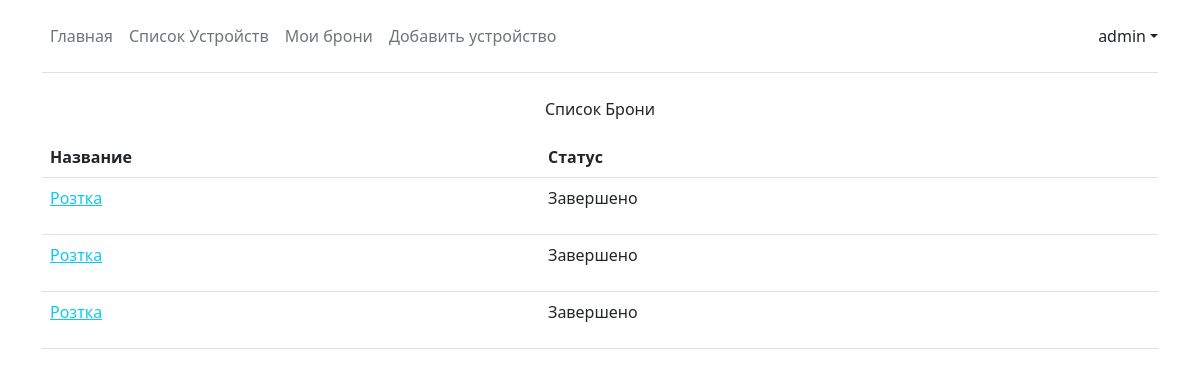
Before: /myBooking (signed in) with the older database file.
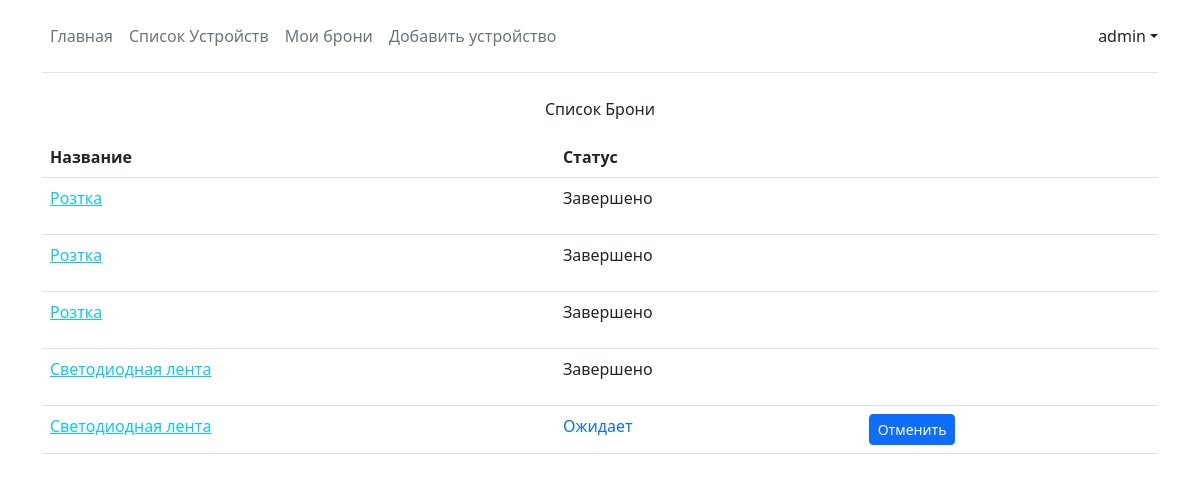
After: the same page with the newer database file.
### flaskr/data_base/models.py (models this page shows)
class Operation(db.Model):
    id = db.Column(db.Integer , primary_key = True)
    userId = db.Column(db.Integer , primary_key = False)
    deviceId = db.Column(db.Integer , primary_key = False)
    startTime = db.Column(db.DateTime , nullable = False)
    endTime = db.Column(db.DateTime , nullable = False)

### flaskr/handlers/mybooking.py (the view, shortened to what this page needs)
@app.route("/myBooking", methods=["POST", "GET"])
def myBooking():
    userId = int(current_user.get_id())
    operations = dBase.getUserOperations(userId)
    for op in operations:
        op.device_title = dBase.getDeviceById(op.deviceId).title
        if op.startTime <= datetime.now() and op.endTime >= datetime.now():
            op.status = "active"
        if op.startTime <= datetime.now() and op.endTime <= datetime.now():
            op.status = "completed"
        if op.startTime >= datetime.now() and op.endTime >= datetime.now():
            op.status = "waiting"
    return render_template("user/mybooking.html", operations=operations)

### flaskr/data_base/FDataBase.py (called while the page is built)
    def getUserById(self, user_id: str) -> User:
        user = db.session.query(User).get(user_id)
        return user

    def getDeviceById(self, id: int) -> Device:
        return db.session.query(Device).get(id)

    def getUserOperations(self, userId) -> list[Operation]:
        return list(db.session.query(Operation).where(Operation.userId == userId))

### flaskr/loginmanager/UserLogin.py (called while the page is built)
    def load_from_DB(self , user_id , dBase):
        self.__user = dBase.getUserById(user_id)
        return self

    def get_id(self) -> str:
        return str(self.__user.id)

    def get_name(self) -> str:
        return self.__user.name

    def is_administrator(self) -> bool:
        if self.__user:
            return self.__user.type == UserTypes.administrator
        return False

### flaskr/loginmanager/loginmanager.py (called while the page is built)
@login_manager.user_loader
def load_user(user_id):
    return UserLogin().load_from_DB(user_id , dBase)

### flaskr/templates/user/mybooking.html (shortened to what this page needs)
{% extends "base.html" %}
{% block body %}
<div class="container">
    <p class="text-center">Список Брони</p>
    <table class="table mt-3">
        <thead>
            <tr>
                <th scope="col">Название</th>
                <th scope="col">Статус</th>
                <th scope="col"> </th>
            </tr>
        </thead>
        <tbody>
            {% for operation in operations %}
            <tr>
                <td>
                    <a href={{ url_for('device', id=operation.deviceId ) }} class="link-info">{{
                        operation.device_title }}</a>
                </td>
                {% if operation.status == "waiting" %}
                <td>
                    <div class="text-primary">Ожидает</div>
                </td>
                <td>
                    <form action={{ url_for("myBooking" , operationId=operation.id , operationType="cancel" ) }}
                        method="post">
                        <button class="btn btn-primary btn-sm" id="CancelBooking">Отменить</button>
                    </form>
                </td>
                {% endif %}
                {% if operation.status == "completed" %}
                <td>
                    <p class="text-dark">Завершено</p>
                </td>
                <td>
                </td>
                {% endif %}
            </tr>
            {% endfor %}
        </tbody>
    </table>
</div>
{% endblock body %}

Changed rows visible on the page:
added Operation: device_title "Светодиодная лента", shows "Завершено"
added Operation: device_title "Светодиодная лента"
